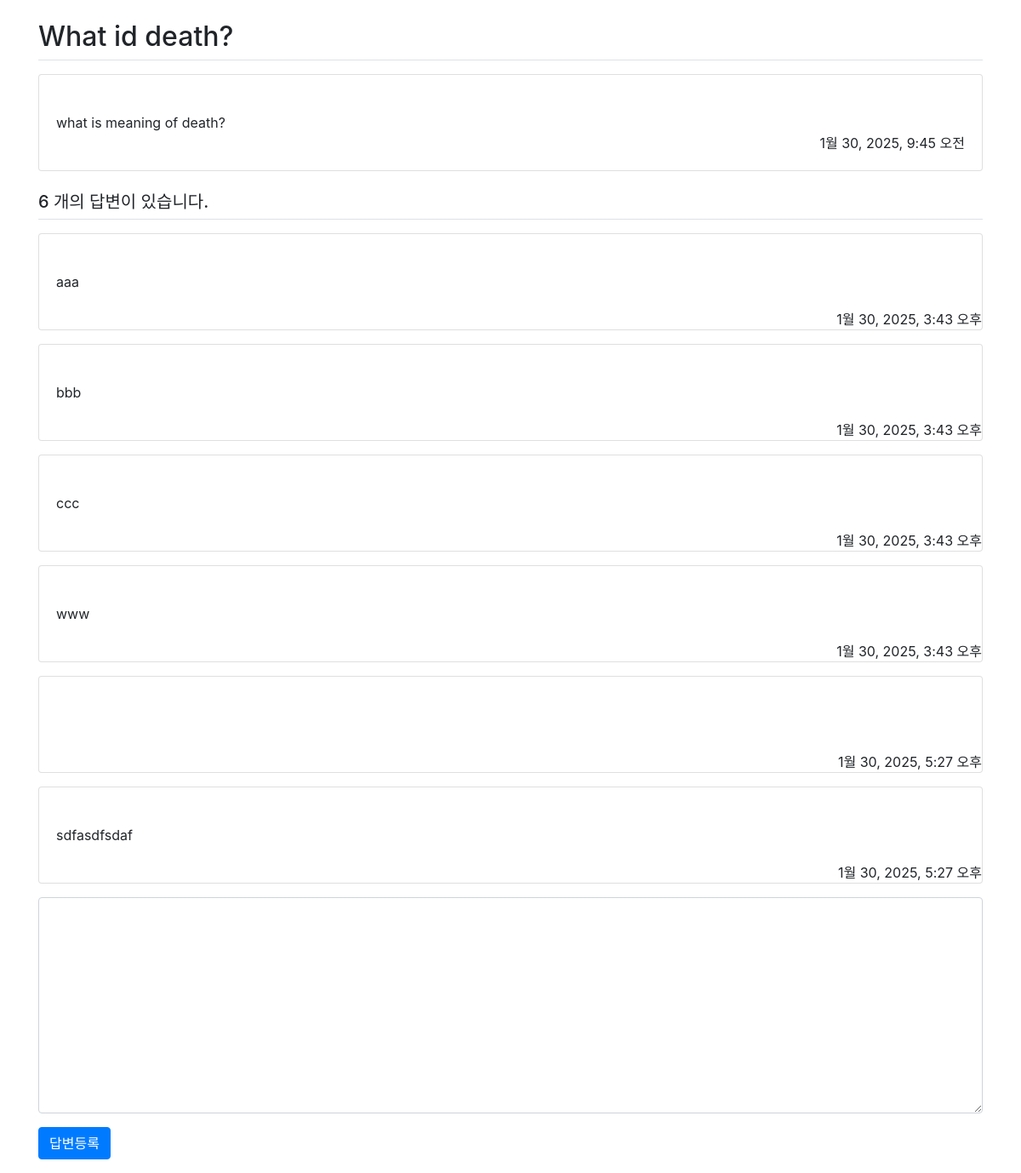
Page /pybo/3/ on the committed database.
### pybo/models.py (models this page shows, shortened)
class Question(models.Model):
    subject = models.CharField(max_length=200)
    content = models.TextField()
    create_date = models.DateTimeField()

class Answer(models.Model):
    question = models.ForeignKey(Question, on_delete=models.CASCADE)
    content = models.TextField()
    create_date = models.DateTimeField()

### pybo/views.py (the view)
# urls.py: path('<int:question_id>/', views.detail, name='detail'),
def detail(request, question_id):
    question = get_object_or_404(Question, pk=question_id)
    context = {'question': question}
    return render(request, 'pybo/question_detail.html', context)

### templates/pybo/question_detail.html (shortened to what this page needs)
{% extends 'base.html' %}
{% block content %}
<div class="container my-3">
    <h2 class="border-bottom py-2">{{question.subject}}</h2>
    <div class="card my-3">
        <div class="card-body">
            <div class="card-text" style="white-space: pre-line;">
                {{ question.content }}
            </div>
            <div class="d-flex justify-content-end">
                {{ question.create_date }}
            </div>
        </div>
    </div>
    <h5 class="border-bottom my-3 py-2">
        {{question.answer_set.count}} 개의 답변이 있습니다.
    </h5>
    {% for answer in question.answer_set.all %}
    <div class="card my-3">
        <div class="card-body">
            <div class="card-text" style="white-space: pre-line">
                {{ answer.content }}
            </div>
        </div>
        <div class="d-flex justify-content-end">
            {{ answer.create_date }}
        </div>
    </div>
    {% endfor %}
    <form action="{% url 'pybo:answer_create' question.id %}" method="post" class="my-3">
        <div class="form-group">
            <textarea name="content" id="content" class="form-control" rows="10"></textarea>
        </div>
        <input type="submit" value="답변등록" class="btn btn-primary">
    </form>
</div>
{% endblock %}

### rows in the picture
Question: subject "What id death?", content "what is meaning of death?", create_date "1월 30, 2025, 9:45 오전", answer_set.count "6"
Answer: content "aaa", create_date "1월 30, 2025, 3:43 오후"
Answer: content "bbb", create_date "1월 30, 2025, 3:43 오후"
Answer: content "ccc", create_date "1월 30, 2025, 3:43 오후"
Answer: content "www", create_date "1월 30, 2025, 3:43 오후"
Answer: create_date "1월 30, 2025, 5:27 오후"
Answer: content "sdfasdfsdaf", create_date "1월 30, 2025, 5:27 오후"
